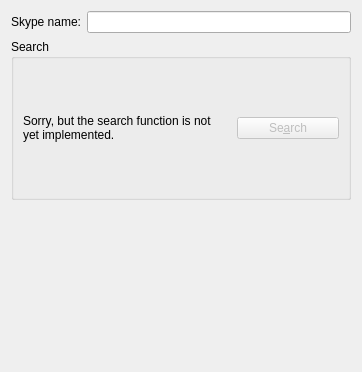
<ui version="4.0" >
 <class>SkypeAddContactBase</class>
 <widget class="QWidget" name="SkypeAddContactBase" >
  <property name="geometry" >
   <rect>
    <x>0</x>
    <y>0</y>
    <width>362</width>
    <height>372</height>
   </rect>
  </property>
  <property name="windowTitle" >
   <string>Add Skype Contact</string>
  </property>
  <layout class="QVBoxLayout" >
   <item>
    <layout class="QHBoxLayout" >
     <item>
      <widget class="QLabel" name="textLabel1" >
       <property name="text" >
        <string>Skype name:</string>
       </property>
       <property name="wordWrap" >
        <bool>false</bool>
       </property>
      </widget>
     </item>
     <item>
      <widget class="QLineEdit" name="NameEdit" />
     </item>
    </layout>
   </item>
   <item>
    <widget class="QGroupBox" name="groupBox1" >
     <property name="title" >
      <string>Search</string>
     </property>
     <layout class="QHBoxLayout" >
      <item>
       <widget class="QLabel" name="textLabel2" >
        <property name="text" >
         <string>Sorry, but the search function is not yet implemented.</string>
        </property>
        <property name="alignment" >
         <set>Qt::AlignVCenter</set>
        </property>
        <property name="wordWrap" >
         <bool>true</bool>
        </property>
       </widget>
      </item>
      <item>
       <layout class="QVBoxLayout" >
        <item>
         <spacer name="spacer3" >
          <property name="orientation" >
           <enum>Qt::Vertical</enum>
          </property>
          <property name="sizeType" >
           <enum>QSizePolicy::Expanding</enum>
          </property>
          <property name="sizeHint" stdset="0" >
           <size>
            <width>20</width>
            <height>0</height>
           </size>
          </property>
         </spacer>
        </item>
        <item>
         <widget class="QPushButton" name="SearchButton" >
          <property name="enabled" >
           <bool>false</bool>
          </property>
          <property name="text" >
           <string>Se&amp;arch</string>
          </property>
         </widget>
        </item>
        <item>
         <spacer name="spacer5" >
          <property name="orientation" >
           <enum>Qt::Vertical</enum>
          </property>
          <property name="sizeType" >
           <enum>QSizePolicy::Expanding</enum>
          </property>
          <property name="sizeHint" stdset="0" >
           <size>
            <width>20</width>
            <height>0</height>
           </size>
          </property>
         </spacer>
        </item>
       </layout>
      </item>
     </layout>
    </widget>
   </item>
   <item>
    <spacer name="spacer4" >
     <property name="orientation" >
      <enum>Qt::Vertical</enum>
     </property>
     <property name="sizeType" >
      <enum>QSizePolicy::Expanding</enum>
     </property>
     <property name="sizeHint" stdset="0" >
      <size>
       <width>20</width>
       <height>61</height>
      </size>
     </property>
    </spacer>
   </item>
  </layout>
 </widget>
 <resources/>
 <connections/>
</ui>
